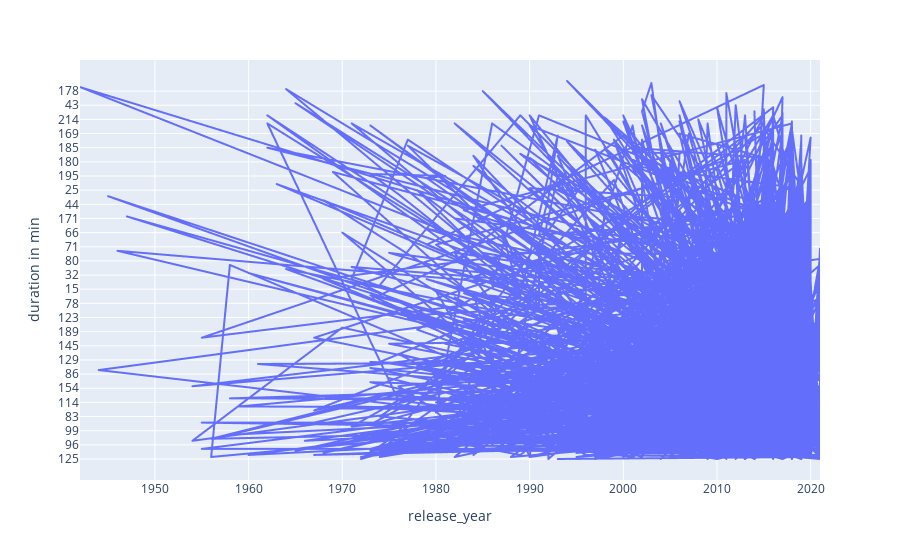

The notebook cell this image was saved under:
### Code cell
px.line(data_frame= data, x= 'release_year', y= 'duration in min')

### Figure 1 — Plotly figure (JSON) as saved in the notebook; plotly's stock layout.template omitted (floating-point values rounded to 4 significant figures; data arrays with more than 128 entries replaced by an {"elided": "..."} marker saying what was removed)
{"data": [{"hovertemplate": "release_year=%{x}<br>duration in min=%{y}<extra></extra>", "legendgroup": "", "line": {"color": "#636efa", "dash": "solid"}, "marker": {"symbol": "circle"}, "mode": "lines", "name": "", "showlegend": false, "type": "scattergl", "x": {"elided": "5185 int values"}, "xaxis": "x", "y": {"elided": "5185 str values"}, "yaxis": "y"}], "layout": {"legend": {"tracegroupgap": 0}, "margin": {"t": 60}, "xaxis": {"anchor": "y", "domain": [0, 1], "title": {"text": "release_year"}}, "yaxis": {"anchor": "x", "domain": [0, 1], "title": {"text": "duration in min"}}}}
